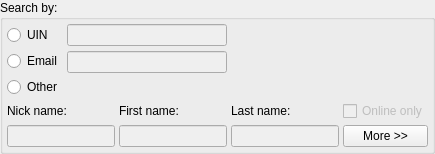
    <widget class="QGroupBox" name="uinBox">
     <property name="sizePolicy">
      <sizepolicy hsizetype="Preferred" vsizetype="Preferred">
       <horstretch>0</horstretch>
       <verstretch>0</verstretch>
      </sizepolicy>
     </property>
     <property name="title">
      <string>Search by:</string>
     </property>
     <property name="flat">
      <bool>false</bool>
     </property>
     <layout class="QGridLayout">
      <property name="margin">
       <number>4</number>
      </property>
      <property name="spacing">
       <number>4</number>
      </property>
      <item row="0" column="0" colspan="2">
       <layout class="QHBoxLayout">
        <property name="spacing">
         <number>5</number>
        </property>
        <item>
         <layout class="QVBoxLayout">
          <item>
           <widget class="QRadioButton" name="uinButton">
            <property name="text">
             <string>UIN</string>
            </property>
           </widget>
          </item>
          <item>
           <widget class="QRadioButton" name="emailButton">
            <property name="text">
             <string>Email</string>
            </property>
           </widget>
          </item>
         </layout>
        </item>
        <item>
         <layout class="QVBoxLayout">
          <property name="spacing">
           <number>5</number>
          </property>
          <item>
           <widget class="QLineEdit" name="uinEdit">
            <property name="enabled">
             <bool>false</bool>
            </property>
            <property name="maxLength">
             <number>12</number>
            </property>
           </widget>
          </item>
          <item>
           <widget class="QLineEdit" name="emailEdit">
            <property name="enabled">
             <bool>false</bool>
            </property>
            <property name="maxLength">
             <number>150</number>
            </property>
           </widget>
          </item>
         </layout>
        </item>
       </layout>
      </item>
      <item row="1" column="0">
       <widget class="QRadioButton" name="otherButton">
        <property name="text">
         <string>Other</string>
        </property>
       </widget>
      </item>
      <item row="2" column="0" rowspan="2">
       <layout class="QVBoxLayout">
        <item>
         <widget class="QLabel" name="nickLabel">
          <property name="text">
           <string>Nick name:</string>
          </property>
         </widget>
        </item>
        <item>
         <widget class="QLineEdit" name="nickEdit">
          <property name="enabled">
           <bool>false</bool>
          </property>
          <property name="maxLength">
           <number>80</number>
          </property>
         </widget>
        </item>
       </layout>
      </item>
      <item row="2" column="1" rowspan="2">
       <layout class="QVBoxLayout">
        <item>
         <widget class="QLabel" name="firstLabel">
          <property name="text">
           <string>First name:</string>
          </property>
         </widget>
        </item>
        <item>
         <widget class="QLineEdit" name="firstEdit">
          <property name="enabled">
           <bool>false</bool>
          </property>
          <property name="maxLength">
           <number>50</number>
          </property>
         </widget>
        </item>
       </layout>
      </item>
      <item row="2" column="2" rowspan="2">
       <layout class="QVBoxLayout">
        <item>
         <widget class="QLabel" name="lastLabel">
          <property name="text">
           <string>Last name:</string>
          </property>
         </widget>
        </item>
        <item>
         <widget class="QLineEdit" name="lastEdit">
          <property name="enabled">
           <bool>false</bool>
          </property>
          <property name="maxLength">
           <number>50</number>
          </property>
         </widget>
        </item>
       </layout>
      </item>
      <item row="2" column="3">
       <widget class="QCheckBox" name="onlineOnlyBox">
        <property name="enabled">
         <bool>false</bool>
        </property>
        <property name="text">
         <string>Online only</string>
        </property>
       </widget>
      </item>
      <item row="3" column="3">
       <widget class="QPushButton" name="moreButton">
        <property name="text">
         <string>More &gt;&gt;</string>
        </property>
        <property name="checkable">
         <bool>true</bool>
        </property>
        <property name="autoRepeat">
         <bool>false</bool>
        </property>
        <property name="autoExclusive">
         <bool>false</bool>
        </property>
       </widget>
      </item>
     </layout>
    </widget>
